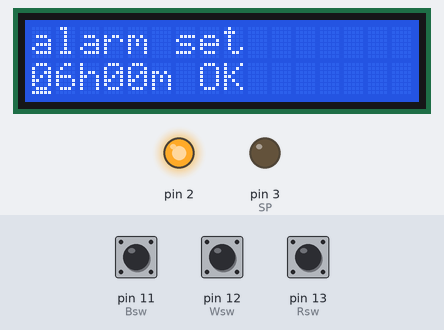
The sketch below on a simulated Arduino Uno, built with avr-gcc and run on an emulated ATmega328P. On the bench: 16×2 character LCD, output pins drawn as LEDs (lit = HIGH). The inputs (shaded band) are chosen by the test bench; at power-on: pin 11 (Bsw) HIGH, pin 13 (Rsw) LOW, pin 12 (Wsw) HIGH. Random numbers use the default seed unless the sketch sets one.

Above: at 3.3 s.
3.4 s: pin 11 (Bsw) pulled LOW for 1.15 s
At 4.24 s:
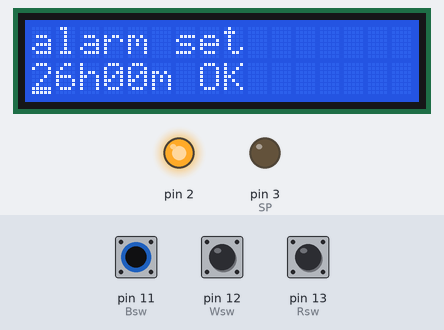
6.0 s: pin 13 (Rsw) pulled HIGH for 1.15 s
At 7.0 s:
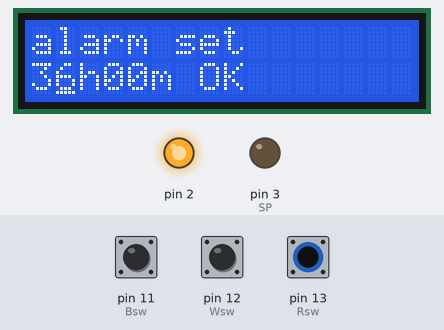
8.6 s: pin 13 (Rsw) pulled HIGH for 3.2 s
At 12.6 s:
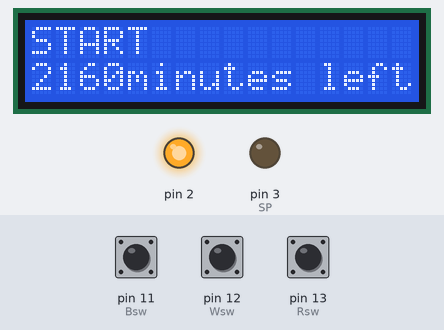
13.6 s: pin 13 (Rsw) pulled HIGH for 1.15 s
At 14.6 s:
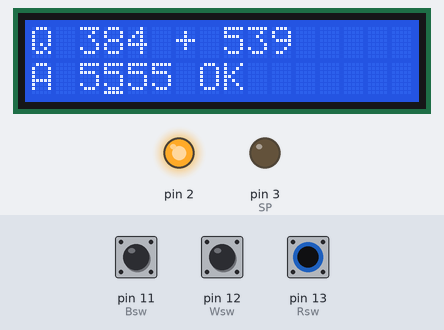
16.8 s: pin 12 (Wsw) pulled LOW for 1.15 s
At 17.88 s:
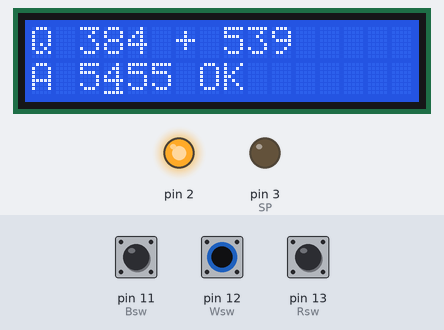
19.4 s: pin 11 (Bsw) pulled LOW for 1.15 s
At 20.69 s:
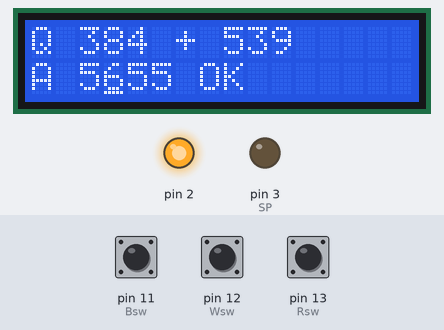
Timing chart, 0 to 22.4 s (numbered marks = the images above; inputs shaded):
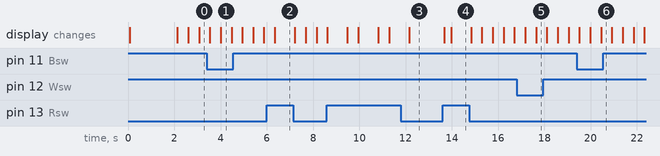

The sketch:

tadanoALARM_k1.ino
```cpp
#include <MsTimer2.h>
#include <LiquidCrystal.h>
#define Rsw 13
#define Wsw 12
#define Bsw 11
#define SP 3
//液晶設定
LiquidCrystal lcd(A5,A3,A4,A1,A2,8,7);
//変数宣言
unsigned int cx = 0; //カーソール位置
int hour1 = 0;
int hour2 = 6; //デフォルト６時間
int minute1 = 0;
int minute2 = 0;
unsigned long time = 0;
unsigned int i = 0;
unsigned int q = 0;
unsigned int w = 0;
unsigned int e = 0;//残り時間表示用
long num1 = 0;
long num2 = 0;
int a1 = 5;
int a2 = 5;
int a3 = 5;
int a4 = 5;
int ans = 0;
//タイマー設定表示関数
void alarm(void){
  lcd.begin(16,2);
  lcd.clear();
  lcd.setCursor(0, 0);
  lcd.print("alarm set");//上段
  lcd.setCursor(0,2);
  lcd.print(hour1);
  lcd.setCursor(1,2);
  lcd.print(hour2);
  lcd.setCursor(2,2);
  lcd.print('h');
  lcd.setCursor(3,2);
  lcd.print(minute1);
  lcd.setCursor(4,2);
  lcd.print(minute2);
  lcd.setCursor(5,2);
  lcd.print('m');
  lcd.setCursor(7,2);
  lcd.print("OK");
  lcd.setCursor(cx,2);
  lcd.cursor();
}
//タイマーカウント関係関数
void talarm(void){
  interrupts();
  lcd.begin(16,2);
  lcd.clear();
  lcd.setCursor(0, 0);
  lcd.print("START");//上段
  lcd.setCursor(0,2);
  lcd.print(e);
  lcd.setCursor(4,2);
  lcd.print("minutes left");
}

void timer(void){
  interrupts();
  q = (hour1 * 10) + hour2; //時間
  w = (minute1 * 10 ) + minute2; // 分
  e = (q * 60) + w; //分合計
  time = e * 60; //秒合計
  MsTimer2::set(1000,count);   //一秒ごとにカウント
  MsTimer2::start();
  talarm();
  while(1){
    if( digitalRead(Rsw) == HIGH ){
      wakeup();
    }
  }

}
void count(void){
  time = time - 1;
  i = i + 1;
  if( time == 0 ){
    wakeup();
  }
  if( i == 60 ){
    e = e - 1;
    talarm();
    i = 0;
  }

}
//アンサークエスチョン用表示関数
void wakeuplcd(void){
  lcd.begin(16,2);
  lcd.clear();
  lcd.setCursor(0, 0);
  lcd.print('Q');
  lcd.setCursor(2, 0);
  lcd.print(num1);
  lcd.setCursor(6, 0);
  lcd.print('+');
  lcd.setCursor(8, 0);
  lcd.print(num2);
  lcd.setCursor(0, 2);
  lcd.print('A');
  lcd.setCursor(2, 2);
  lcd.print(a1);
  lcd.setCursor(3, 2);
  lcd.print(a2);
  lcd.setCursor(4, 2);
  lcd.print(a3);
  lcd.setCursor(5, 2);
  lcd.print(a4);
  lcd.setCursor(7, 2);
  lcd.print("OK");
  lcd.setCursor(cx,2);
  lcd.cursor();
}


void wakeup(void){
  MsTimer2::stop();
  randomSeed(analogRead(0));
  num1 = random(100, 1000);
  num2 = random(100, 1000);
  cx = 2;
  wakeuplcd();
  delay(300);
  while(1){
    if( digitalRead(Rsw) == LOW ){
      digitalWrite(SP,HIGH);
    }
    if( digitalRead(Wsw) == LOW ){
      digitalWrite(SP,HIGH);
    }
    if( digitalRead(Bsw) == LOW ){
      digitalWrite(SP,HIGH);
    }
    //カーソル移動
    if( digitalRead(Rsw) == HIGH){
      digitalWrite(SP,LOW);
      cx = cx + 1;
      if( cx == 1 ){
        cx = 5;
        lcd.setCursor(cx,2);
        lcd.cursor();
      }
      if( cx == 6 ){
        cx = 7;
        lcd.setCursor(cx,2);
        lcd.cursor();
      }
      if( cx >= 8 ){
        cx = 2;
        lcd.setCursor(cx,2);
        lcd.cursor();
      }
      lcd.setCursor(cx,2);
      lcd.cursor();
      delay(400);
    }
    //数字の増及び決定
    if( digitalRead(Wsw) == HIGH ){
      digitalWrite(SP,LOW);
      delay(400);
      switch(cx){
      case 2:
        a1 = a1 + 1;
        if( a1 == 10 ){
          a1 = 0;
        }
        wakeuplcd();
        break;
      case 3:
        a2 = a2 + 1;
        if( a2 == 10 ){
          a2 = 0;
        }
        wakeuplcd();
        break;
      case 4:
        a3 = a3 + 1;
        if( a3 == 10 ){
          a3 = 0;
        }
        wakeuplcd();
        break;
      case 5:
        a4 = a4 + 1;
        if( a4 == 10 ){
          a4 = 0;
        }
        wakeuplcd();
        break;
      case 7:
        check();
        break;
      }
    }
    //数字の減及び決定
    if( digitalRead(Bsw) == HIGH ){
      digitalWrite(SP,LOW);
      delay(400);
      switch(cx){
      case 2:
        a1 = a1 - 1;
        if( a1 == -1 ){
          a1 = 9;
        }
        wakeuplcd();
        break;
      case 3:
        a2 = a2 - 1;
        if( a2 == -1 ){
          a2 = 9;
        }
        wakeuplcd();
        break;
      case 4:
        a3 = a3 - 1;
        if( a3 == -1 ){
          a3 = 9;
        }
        wakeuplcd();
        break;
      case 5:
        a4 = a4 - 1;
        if( a4 == -1 ){
          a4 = 9;
        }
        wakeuplcd();
        break;
      case 7:
        check();
        break;
      }
    }
  }
}

void check(void){
  q = num1 + num2;
  w = (a1 * 1000) + (a2 * 100) + (a3 *10) + a4;
  if( q == w ){
  digitalWrite(2,LOW);
  }
  if( q != w ){
    wakeup();
  }
}

void setup() {
  //電源をホールド
  pinMode(2,OUTPUT);
  digitalWrite(2,HIGH);
  delay(10);
  //ポート初期設定
  pinMode(Rsw,INPUT);
  pinMode(Wsw,INPUT);
  pinMode(Bsw,INPUT);
  pinMode(SP,OUTPUT);
  //オープニング
  lcd.begin(16,2);
  lcd.print("DG001 prototype");
  lcd.setCursor(0, 2);
  lcd.print("ver1.00");
  delay(1991);
  //初期タイマー設定画面
  alarm();

}

void loop() {
  //カーソル移動

  if( digitalRead(Rsw) == HIGH){
    cx = cx + 1;
    if( cx == 2){
      cx = 3;
      lcd.setCursor(cx,2);
      lcd.cursor();
    }
    if( cx == 5 ){
      cx = 7;
      lcd.setCursor(cx,2);
      lcd.cursor();
    }
    if( cx >= 8 ){
      cx = 0;
      lcd.setCursor(cx,2);
      lcd.cursor();
    }
    lcd.setCursor(cx,2);
    lcd.cursor();
    delay(400);
  }
  //数字の増及び決定
  if( digitalRead(Wsw) == HIGH ){
    delay(400);
    switch(cx){
    case 0:
      hour1 = hour1 + 1;
      if( hour1 == 10 ){
        hour1 = 0;
      }
      alarm();
      break;
    case 1:
      hour2 = hour2 + 1;
      if( hour2 == 10 ){
        hour2 = 0;
      }
      alarm();
      break;
    case 3:
      minute1 = minute1 + 1;
      if( minute1 == 10 ){
        minute1 = 0;
      }
      alarm();
      break;
    case 4:
      minute2 = minute2 + 1;
      if( minute2 == 10 ){
        minute2 = 0;
      }
      alarm();
      break;
    case 7:
      timer();
      break;
    }
  }
  //数字の減及び決定
  if( digitalRead(Bsw) == HIGH ){
    delay(400);
    switch(cx){
    case 0:
      hour1 = hour1 - 1;
      if( hour1 == -1 ){
        hour1 = 9;
      }
      alarm();
      break;
    case 1:
      hour2 = hour2 - 1;
      if( hour2 == -1 ){
        hour2 = 9;
      }
      alarm();
      break;
    case 3:
      minute1 = minute1 - 1;
      if( minute1 == -1 ){
        minute1 = 9;
      }
      alarm();
      break;
    case 4:
      minute2 = minute2 - 1;
      if( minute2 == -1 ){
        minute2 = 9;
      }
      alarm();
      break;
    case 7:
      timer();
      break;
    }
  }
}
```

Measured:
- after the input at 13.6 s, the display: first changes after 0.07 s (image 4 shows a later state)
- what the display in image 1 shows lasts 0.5 s, from 4.0 s to 4.5 s
